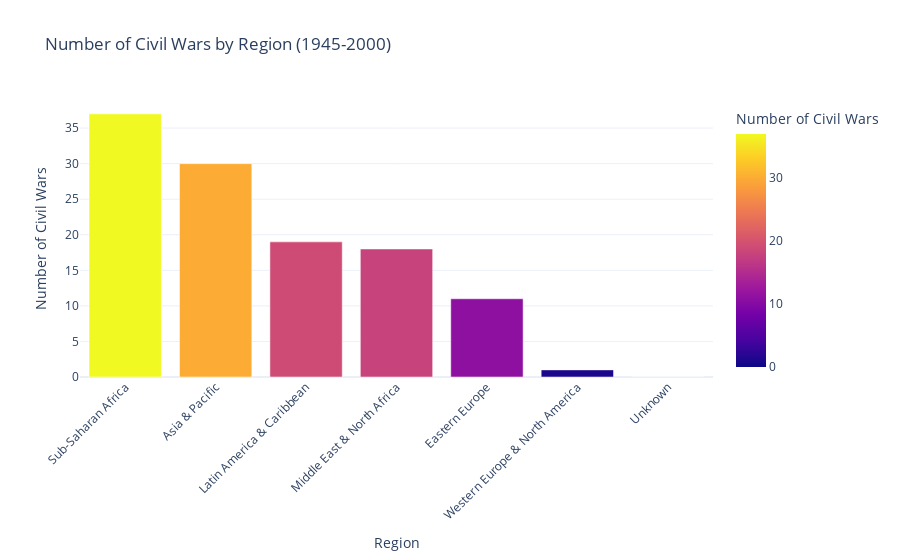

Notebook cell for this chart:
### Markdown cell above
> **Observations**  
> 1991: the collapse of the Soviet Union and the end of the Cold War, leading to a peak in the number of civil wars due to economic and political restructuring and instability due to collapse of pre-existing systems

### Code cell
# Geographic distribution of civil wars
# Create a region variable based on geo columns if available
geo_cols = [col for col in df.columns if col.startswith('geo')]
if geo_cols:
    region_map = {
        'geo1': 'Western Europe & North America',
        'geo2': 'Eastern Europe',
        'geo34': 'Latin America & Caribbean',
        'geo57': 'Asia & Pacific',
        'geo69': 'Middle East & North Africa',
        'geo8': 'Sub-Saharan Africa'
    }
    
    # Create region variable (using the first matching region for each row)
    region_df = df.copy()
    region_df['region'] = 'Unknown'
    for col in geo_cols:
        if col in region_map:
            mask = df[col] == 1
            region_df.loc[mask, 'region'] = region_map[col]
    
    # Create a choropleth map showing civil wars by region
    region_wars = region_df.groupby('region')['warstds'].sum().reset_index()
    region_wars.columns = ['Region', 'Number of Civil Wars']
    region_wars = region_wars.sort_values('Number of Civil Wars', ascending=False)
    
    fig2 = px.bar(region_wars, x='Region', y='Number of Civil Wars',
                 title='Number of Civil Wars by Region (1945-2000)',
                 color='Number of Civil Wars')
    fig2.update_layout(template='plotly_white', xaxis_tickangle=-45)
    fig2.show()

### Figure 1 — Plotly figure (JSON) as saved in the notebook; plotly's stock layout.template omitted (floating-point values rounded to 4 significant figures)
{"data": [{"alignmentgroup": "True", "hovertemplate": "Region=%{x}<br>Number of Civil Wars=%{marker.color}<extra></extra>", "legendgroup": "", "marker": {"color": [37, 30, 19, 18, 11, 1, 0], "coloraxis": "coloraxis", "pattern": {"shape": ""}}, "name": "", "offsetgroup": "", "orientation": "v", "showlegend": false, "textposition": "auto", "type": "bar", "x": ["Sub-Saharan Africa", "Asia & Pacific", "Latin America & Caribbean", "Middle East & North Africa", "Eastern Europe", "Western Europe & North America", "Unknown"], "xaxis": "x", "y": [37, 30, 19, 18, 11, 1, 0], "yaxis": "y"}], "layout": {"barmode": "relative", "coloraxis": {"colorbar": {"title": {"text": "Number of Civil Wars"}}, "colorscale": [[0, "#0d0887"], [0.1111, "#46039f"], [0.2222, "#7201a8"], [0.3333, "#9c179e"], [0.4444, "#bd3786"], [0.5556, "#d8576b"], [0.6667, "#ed7953"], [0.7778, "#fb9f3a"], [0.8889, "#fdca26"], [1, "#f0f921"]]}, "legend": {"tracegroupgap": 0}, "title": {"text": "Number of Civil Wars by Region (1945-2000)"}, "xaxis": {"anchor": "y", "domain": [0, 1], "tickangle": -45, "title": {"text": "Region"}}, "yaxis": {"anchor": "x", "domain": [0, 1], "title": {"text": "Number of Civil Wars"}}}}
